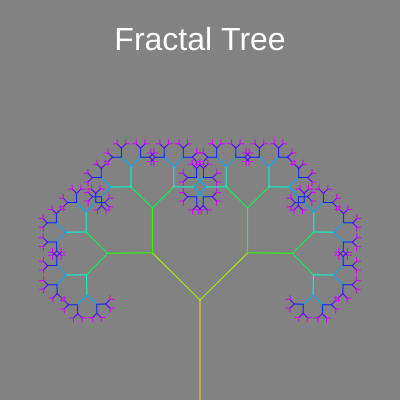
Frame 1 (no input)
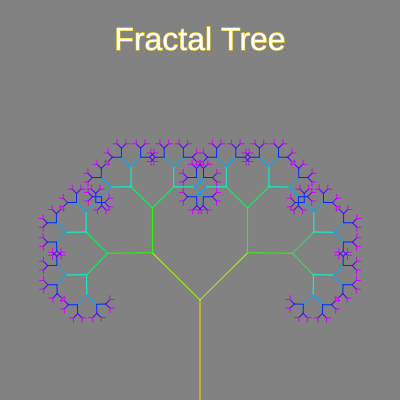
Frame 60 (no input)
Frame 120 (the mouse pressed at the canvas centre since frame 60): identical to frame 60, image omitted

The p5.js sketch that drew these frames (run headless with seeded random() and noise() and a simulated clock; from frame 60 on, the mouse is pressed at the canvas centre):

// p5.js sketch
// ── sketch.js
var angle = 0;
var slider;
var hu;
function setup(){
    createCanvas(400,400);
    slider = createSlider(0,HALF_PI, PI / 4, .01);
    slider.position(25,425);
    colorMode(HSB)
    hu = 50;    

}

function draw() {
    background(51);
    fill(255);
    textSize(32);
    textAlign(CENTER);
    text('Fractal Tree',200,50);



    angle = slider.value();
    translate(width/2,height);
    branch(100, hu);
    
}

function branch(len, col) {
    if(len < 4){
        return;
    }
    stroke(col, 255,255);
    line(0, 0, 0,- len);
    translate(0,-len);
    push();
    rotate(angle);
    branch(len*.67, col+30);
    pop();
    push();
    rotate(-angle);
    branch(len*.67, col+30);
    pop();
}
